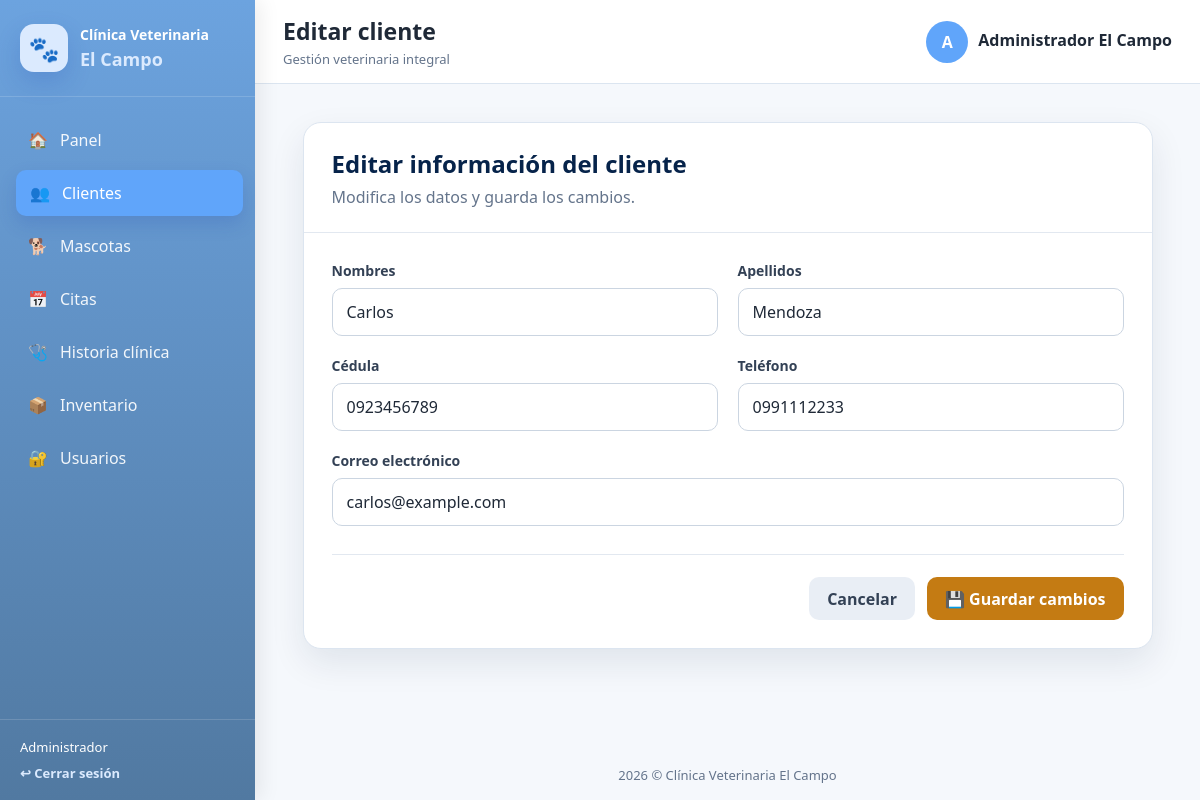
The app's page /clientes/editar.php?id=2 (signed in) with its own data.
### tables this page shows
CREATE TABLE clientes (
    id INT UNSIGNED AUTO_INCREMENT PRIMARY KEY,
    nombres VARCHAR(100) NOT NULL,
    apellidos VARCHAR(100) NOT NULL,
    cedula VARCHAR(13) NULL UNIQUE,
    telefono VARCHAR(30) NOT NULL,
    email VARCHAR(150) NULL UNIQUE,
    direccion VARCHAR(255) NULL,
    created_at TIMESTAMP NOT NULL DEFAULT CURRENT_TIMESTAMP
);

### config/app.php (called while the page is built, shortened)
<?php
function url(string $ruta = ''): string
{
    $base = rtrim(BASE_URL, '/');
    $ruta = ltrim($ruta, '/');
    return $base . '/' . $ruta;
}
function e(mixed $valor): string
{
    return htmlspecialchars(
        (string) ($valor ?? ''),
        ENT_QUOTES,
        'UTF-8'
    );
}

### clientes/editar.php (the view, shortened to what this page needs)
<?php
$raiz = dirname(__DIR__);
require_once $raiz . '/config/app.php';
require_once $raiz . '/config/conexion.php';
$idCliente = filter_input(
    INPUT_GET,
    'id',
    FILTER_VALIDATE_INT
);
try {
    $consulta = $pdo->prepare(
        'SELECT
            id,
            nombres,
            apellidos,
            cedula,
            telefono,
            email
         FROM clientes
         WHERE id = :id
         LIMIT 1'
    );
    $consulta->execute([
        'id' => $idCliente
    ]);
    $cliente = $consulta->fetch();
} catch (Throwable $error) {
    error_log(
        'Error al consultar cliente: ' .
        $error->getMessage()
    );
    $_SESSION['flash'] = [
        'type' => 'error',
        'message' => 'No se pudo consultar el cliente.'
    ];
    header(
        'Location: ' .
        url('clientes/index.php')
    );
    exit;
}
$datos = [
    'nombres' => (string) $cliente['nombres'],
    'apellidos' => (string) $cliente['apellidos'],
    'cedula' => (string) $cliente['cedula'],
    'telefono' => (string) $cliente['telefono'],
    'email' => (string) $cliente['email']
];
require_once $raiz . '/includes/header.php';
?>
<div class="cliente-form-container">
    <div class="cliente-form-card">
        <div class="cliente-form-header">
            <h2>Editar información del cliente</h2>
            <p>
                Modifica los datos y guarda los cambios.
            </p>
        </div>
        <form
            method="POST"
            class="cliente-form"
            autocomplete="off"
        >
            <div class="cliente-grid">
                <div class="cliente-group">
                    <label for="nombres">Nombres</label>
                    <input
                        type="text"
                        id="nombres"
                        name="nombres"
                        maxlength="100"
                        value="<?= e($datos['nombres']) ?>"
                        required
                    >
                </div>
                <div class="cliente-group">
                    <label for="apellidos">Apellidos</label>
                    <input
                        type="text"
                        id="apellidos"
                        name="apellidos"
                        maxlength="100"
                        value="<?= e($datos['apellidos']) ?>"
                        required
                    >
                </div>
                <div class="cliente-group">
                    <label for="cedula">Cédula</label>
                    <input
                        type="text"
                        id="cedula"
                        name="cedula"
                        maxlength="10"
                        inputmode="numeric"
                        pattern="[0-9]{10}"
                        value="<?= e($datos['cedula']) ?>"
                        required
                    >
                </div>
                <div class="cliente-group">
                    <label for="telefono">Teléfono</label>
                    <input
                        type="text"
                        id="telefono"
                        name="telefono"
                        maxlength="10"
                        inputmode="numeric"
                        pattern="[0-9]{10}"
                        value="<?= e($datos['telefono']) ?>"
                        required
                    >
                </div>
                <div class="cliente-group cliente-group-full">
                    <label for="email">Correo electrónico</label>
                    <input
                        type="email"
                        id="email"
                        name="email"
                        maxlength="150"
                        value="<?= e($datos['email']) ?>"
                        required
                    >
                </div>
            </div>
            <div class="cliente-form-actions">
                <a
                    class="cliente-form-button cliente-button-cancel"
                    href="<?= e(url('clientes/index.php')) ?>"
                >
                    Cancelar
                </a>
                <button
                    class="cliente-form-button cliente-button-save"
                    type="submit"
                >
                    💾 Guardar cambios
                </button>
            </div>
        </form>
    </div>
</div>
<?php
require_once $raiz . '/includes/footer.php';
?>

### assets/css/style.css (style rules this page uses)
:root { --primary: #3b82f6; --primary-dark: #2f5f93; --primary-light: #eaf3ff; --secondary: #f0a202; --danger: #c0392b; --warning: #b7791f; --success: #23815b; --info: #2563eb; --text: #1f2937; --muted: #64748b; --border: #dbe5f0; --surface: #ffffff; --background: #f5f8fc; --shadow: 0 10px 28px rgba(47, 95, 147, 0.10); --radius: 14px; }
* { box-sizing: border-box; margin: 0; padding: 0; }
body { min-height: 100vh; font-family: "Segoe UI", Arial, sans-serif; color: var(--text); background: var(--background); }
a { color: inherit; text-decoration: none; }
button, input, select, textarea { font: inherit; }
label { font-size: 14px; font-weight: 700; }
input, select, textarea { width: 100%; min-height: 43px; padding: 10px 12px; color: var(--text); border: 1px solid #cfdcd6; border-radius: 9px; outline: none; background: #fff; transition: 0.2s ease; }

### clientes/editar.php (style rules this page uses)
.cliente-form-container { display: flex; justify-content: center; padding: 10px 0 40px; }
.cliente-form-card { width: min(850px, 100%); overflow: hidden; background: #ffffff; border: 1px solid #dce5f0; border-radius: 18px; box-shadow: 0 14px 35px rgba(15, 35, 65, 0.09); }
.cliente-form-header { padding: 24px 28px; border-bottom: 1px solid #e2e8f0; }
.cliente-form-header h2 { margin: 0 0 6px; color: #06234a; }
.cliente-form-header p { margin: 0; color: #64748b; }
.cliente-form { padding: 28px; }
.cliente-grid { display: grid; grid-template-columns: repeat(2, minmax(0, 1fr)); gap: 20px; }
.cliente-group { display: flex; flex-direction: column; gap: 8px; }
.cliente-group-full { grid-column: 1 / -1; }
.cliente-group label { color: #334155; font-weight: 700; }
.cliente-group input { width: 100%; padding: 12px 14px; border: 1px solid #cbd5e1; border-radius: 10px; font: inherit; outline: none; }
.cliente-form-actions { display: flex; justify-content: flex-end; gap: 12px; margin-top: 28px; padding-top: 22px; border-top: 1px solid #e2e8f0; }
.cliente-form-button { display: inline-flex; justify-content: center; align-items: center; min-height: 43px; padding: 10px 18px; border: 0; border-radius: 10px; font: inherit; font-weight: 700; text-decoration: none; cursor: pointer; }
.cliente-button-cancel { background: #e9eef5; color: #334155; }
.cliente-button-save { background: #c47b13; color: #ffffff; }

### records on screen
clientes: nombres "Carlos", apellidos "Mendoza", cedula "0923456789", telefono "0991112233", email "carlos@example.com"

### other values on screen
$user['rol'] "Administrador"
$pageTitle "Editar cliente"
$userInitial "A"
$nombreUsuario "Administrador El Campo"
